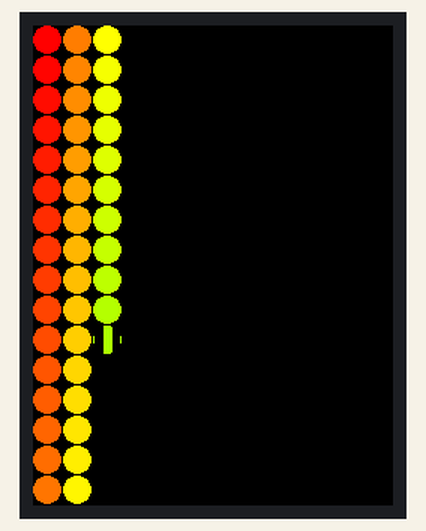
Simulated run of this program. Board: MicroPython board. Shown: 240×320 colour display. Library files of the repository ran but are not shown: ili9341.py; what the program prints to the serial console is not drawn. At 12.6 s the program stops and its outputs stay as they are.

Above: at 1.2 s.
At 1.9 s:
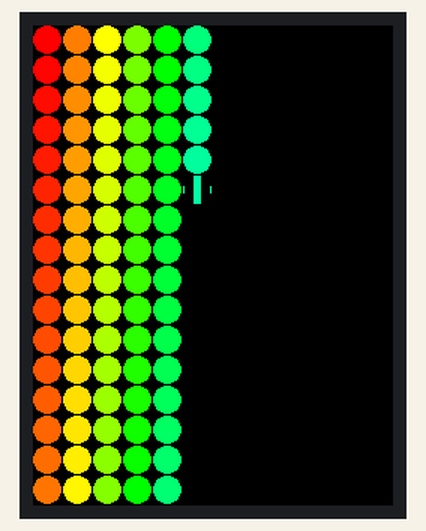
At 2.6 s:
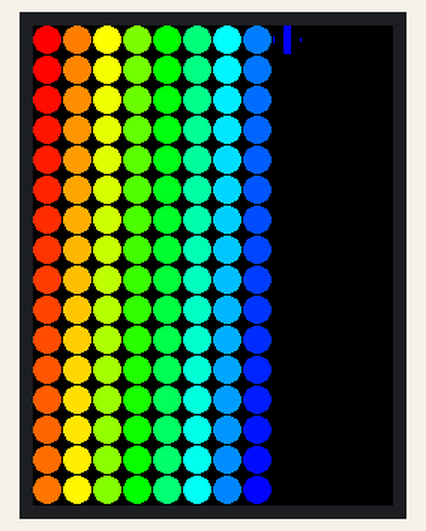
At 3.6 s:
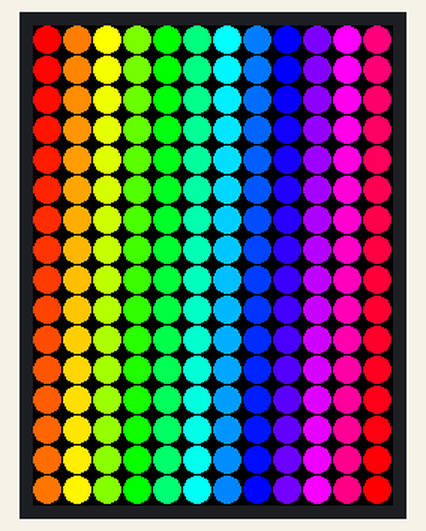
At 12.63 s:
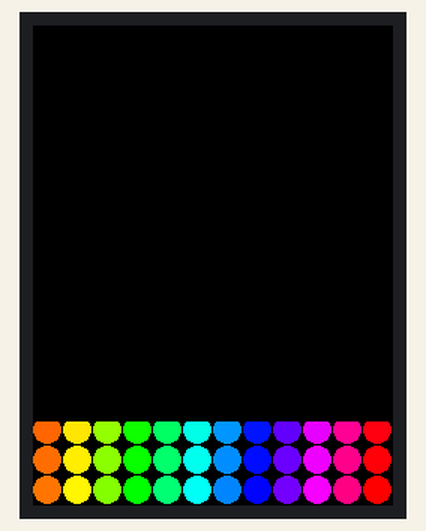

Measured:
- what the display in image 0 shows lasts 0.7 s, from 1.1 s to 1.8 s
- what the display in image 3 shows lasts 9.0 s, from 3.6 s to 12.6 s

The program:

demo_color_palette.py
```python
"""ILI9341 demo (color palette)."""
from time import sleep
from ili9341 import Display, color565
from machine import Pin, SPI


def hsv_to_rgb(h, s, v):
    """
    Convert HSV to RGB (based on colorsys.py).

        Args:
            h (float): Hue 0 to 1.
            s (float): Saturation 0 to 1.
            v (float): Value 0 to 1 (Brightness).
    """
    if s == 0.0:
        return v, v, v
    i = int(h * 6.0)
    f = (h * 6.0) - i
    p = v * (1.0 - s)
    q = v * (1.0 - s * f)
    t = v * (1.0 - s * (1.0 - f))
    i = i % 6

    v = int(v * 255)
    t = int(t * 255)
    p = int(p * 255)
    q = int(q * 255)

    if i == 0:
        return v, t, p
    if i == 1:
        return q, v, p
    if i == 2:
        return p, v, t
    if i == 3:
        return p, q, v
    if i == 4:
        return t, p, v
    if i == 5:
        return v, p, q


def test():
    """Test code."""
    # Baud rate of 40000000 seems about the max
    spi = SPI(1, baudrate=40000000, sck=Pin(14), mosi=Pin(13))
    display = Display(spi, dc=Pin(4), cs=Pin(16), rst=Pin(17))

    c = 0
    for x in range(0, 240, 20):
        for y in range(0, 320, 20):
            color = color565(*hsv_to_rgb(c / 192, 1, 1))
            display.fill_circle(x + 9, y + 9, 9, color)
            c += 1
    sleep(9)
    display.cleanup()


test()
```
